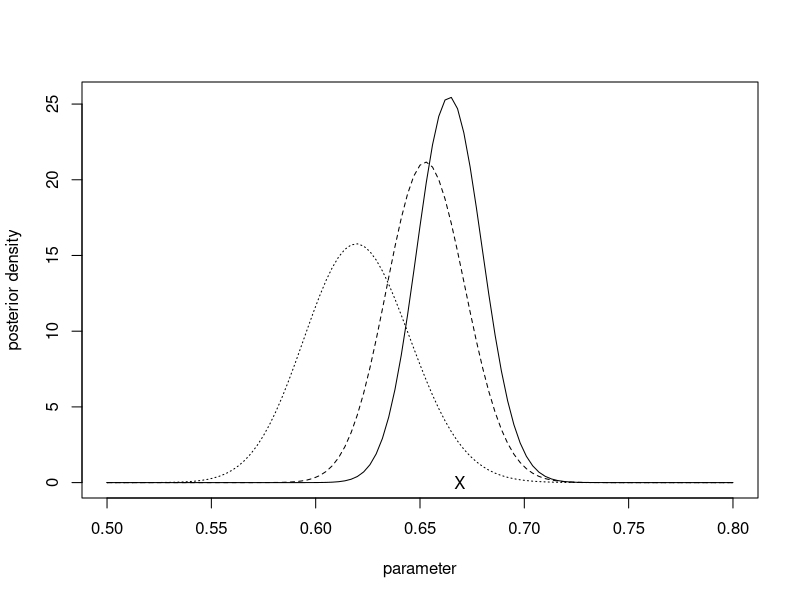
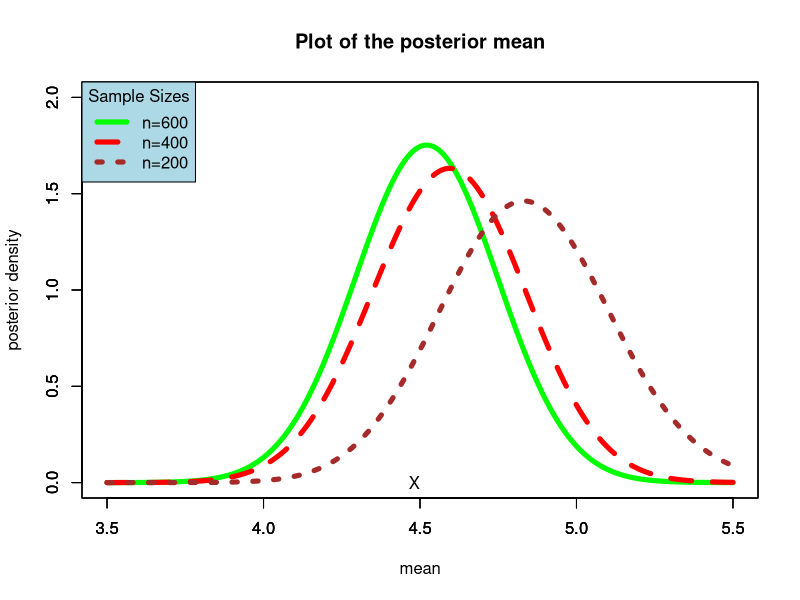
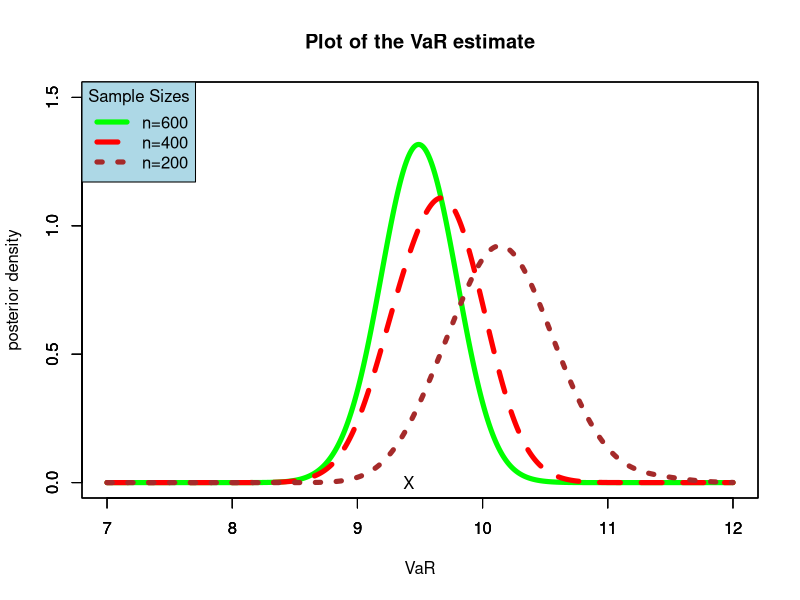
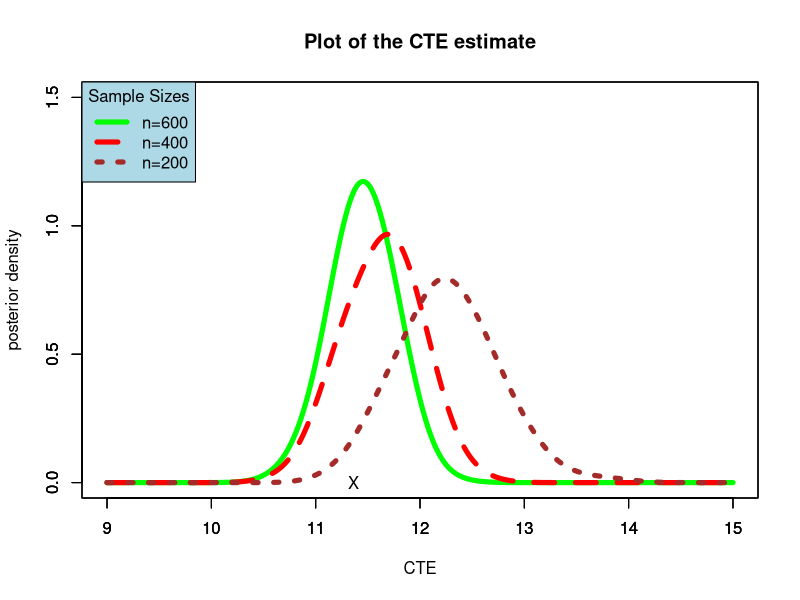

Source code (R) for these figures, in order:
##-----------------------------------------------------------------------------------
## TITLE:     Model misspecification, Bayesian versus credibility estimation,
##            and Gibbs posterior
##
## AUTHORS:    L. Hong and R. Martin
##-----------------------------------------------------------------------------------

#Information to generate datasets. 
#Generating Lognormal Data while fitting a Gamma Model

set.seed(53) 
alpha <- 3 
lambda <- 0.2 
n <- c(600, 400, 200) 
N <- 500 
h <- 0.2 
X <- rlnorm(n[1], meanlog=1, sdlog=1) 

shape <- n*alpha+1 
rate1 <- lambda+sum(X) 
rate2 <- lambda+sum(X[1:400])
rate3 <- lambda+sum(X[1:200])
mean(X) #posterior mean of the log normal distribution. 

#---------------------------------------------------
# plots of the posterior for different sample sizes
#---------------------------------------------------

## Plot of the kull-back liebler minimizer = 0.669
dpost1 <- function(x){dgamma(x, shape=shape[1], rate=rate1)}
curve(dpost1, from=0.5, to=0.8, xlab="parameter", ylab="posterior density", lty=1)
dpost2 <- function(x){dgamma(x, shape=shape[2], rate=rate2)}
curve(dpost2, from=0.5, to=0.8, xlab="", ylab="", lty=2, add=TRUE)
dpost3 <- function(x){dgamma(x, shape=shape[3], rate=rate3)}
curve(dpost3, from=0.5, to=0.8, xlab="", ylab="", lty=3, add=TRUE)
points(0.669 , 0, pch = "X")

#------------------------------------
# Posteriors of the predictive mean
#------------------------------------

Y1 <- rgamma(N, shape=shape[1], rate=rate1)
Y2 <- rgamma(N, shape=shape[2], rate=rate2)
Y3 <- rgamma(N, shape=shape[3], rate=rate3)

mu1 <- alpha/Y1
mu2 <- alpha/Y2
mu3 <- alpha/Y3

f1.hat <- function(x){
  y <- mean(dnorm((x-mu1)/h))/h
  return(y)
}

f2.hat <- function(x){
  y <- mean(dnorm((x-mu2)/h))/h
  return(y)
}

f3.hat <- function(x){
  y <- mean(dnorm((x-mu3)/h))/h
  return(y)
}

x <- seq(3.5, 5.5, 0.01)
y1 <- sapply(x, f1.hat)
y2 <- sapply(x, f2.hat)
y3 <- sapply(x, f3.hat)

plot(x, y1, type="l", xlim=c(3.5, 5.5), ylim=c(0, 2), lty=1, xlab="mean", ylab="posterior density", 
     main = "Plot of the posterior mean", col = "Green", lwd = 5)
par(new=T)
plot(x, y2, type="l", xlim=c(3.5, 5.5), ylim=c(0, 2), lty=2, xlab="", ylab="", col = "Red", lwd = 5)
par(new=T)
plot(x, y3, type="l", xlim=c(3.5, 5.5), ylim=c(0, 2), lty=3, xlab="", ylab="", col = "Brown", lwd = 5)
par(new=T)
points(4.482 , 0, pch = "X")
legend("topleft", title = "Sample Sizes", 
       legend =c("n=600", "n=400", "n=200"), 
       col = c("Green", "Red", "Brown"),
       bg="lightblue", lwd=5, lty=1:3)
#------------------
# posterior of VaR
#------------------

VaR.star <- qlnorm(0.95, meanlog=1, sdlog=1)
d <- function(x){exp(-(log(x)-1)^2/2)/(sqrt(2*pi))}
CTE.star <- integrate(d, lower=VaR.star, upper=Inf)$value/0.05

g <- function(x){
  y <- qgamma(0.95, shape=3, rate=x)
  return(y)
}
VaR1 <- sapply(Y1, g)
VaR2 <- sapply(Y2, g)
VaR3 <- sapply(Y3, g)

g1.hat <- function(x){ 
  y <- mean(dnorm((x-VaR1)/h))/h
  return(y)
}

g2.hat <- function(x){ 
  y <- mean(dnorm((x-VaR2)/h))/h
  return(y)
}

g3.hat <- function(x){ 
  y <- mean(dnorm((x-VaR3)/h))/h
  return(y)
}

x <- seq(7, 12, 0.01)
y1 <- sapply(x, g1.hat)
y2 <- sapply(x, g2.hat)
y3 <- sapply(x, g3.hat)

plot(x, y1, type="l", xlim=c(7, 12), ylim=c(0, 1.5), lty=1, xlab="VaR", ylab="posterior density", 
     main = "Plot of the VaR estimate", col = "Green", lwd = 5)
par(new=T)
plot(x, y2, type="l", xlim=c(7, 12), ylim=c(0, 1.5), lty=2, xlab="", ylab="", col = "Red", lwd = 5)
par(new=T)
plot(x, y3, type="l", xlim=c(7, 12), ylim=c(0, 1.5), lty=3, xlab="", ylab="", col = "Brown", lwd = 5)
par(new=T)
points(9.411, 0, pch = "X")
legend("topleft", title = "Sample Sizes", 
       legend =c("n=600", "n=400", "n=200"), 
       col = c("Green", "Red", "Brown"),
       bg="lightblue", lwd=5, lty=1:3)

#-----------------------------------
# posterior of CTE
#-----------------------------------

b <- function(theta){
  integrand<-function(x){x*dgamma(x, shape=3, rate=theta)}
  y<-integrate(integrand, lower=qgamma(0.95, 3, theta), upper=Inf)$value/0.05  
  return(y)
}

CTE1 <- sapply(Y1, b)
CTE2 <- sapply(Y2, b)
CTE3 <- sapply(Y3, b)

h1.hat<-function(x){
  y<-mean(dnorm((x-CTE1)/h))/h
  return(y)
}

h2.hat<-function(x){
  y<-mean(dnorm((x-CTE2)/h))/h
  return(y)
}

h3.hat<-function(x){
  y<-mean(dnorm((x-CTE3)/h))/h
  return(y)
}

x <- seq(9, 15, 0.01)
y1 <- sapply(x, h1.hat)
y2 <- sapply(x, h2.hat)
y3 <- sapply(x, h3.hat)

plot(x, y1, type="l", xlim=c(9, 15),  ylim=c(0, 1.5), lty=1, xlab="CTE", ylab="posterior density", 
     main = "Plot of the CTE estimate", col = "Green", lwd = 5)
par(new=T)
plot(x, y2, type="l", xlim=c(9, 15), ylim=c(0, 1.5), lty=2, xlab="", ylab="", col = "Red", lwd = 5)
par(new=T)
plot(x, y3, type="l", xlim=c(9, 15), ylim=c(0, 1.5), lty=3, xlab="", ylab="", col = "Brown", lwd = 5)
par(new=T)
points(11.363, 0, pch = "X")
legend("topleft", title = "Sample Sizes", 
       legend =c("n=600", "n=400", "n=200"), 
       col = c("Green", "Red", "Brown"),
       bg="lightblue", lwd=5, lty=1:3)
